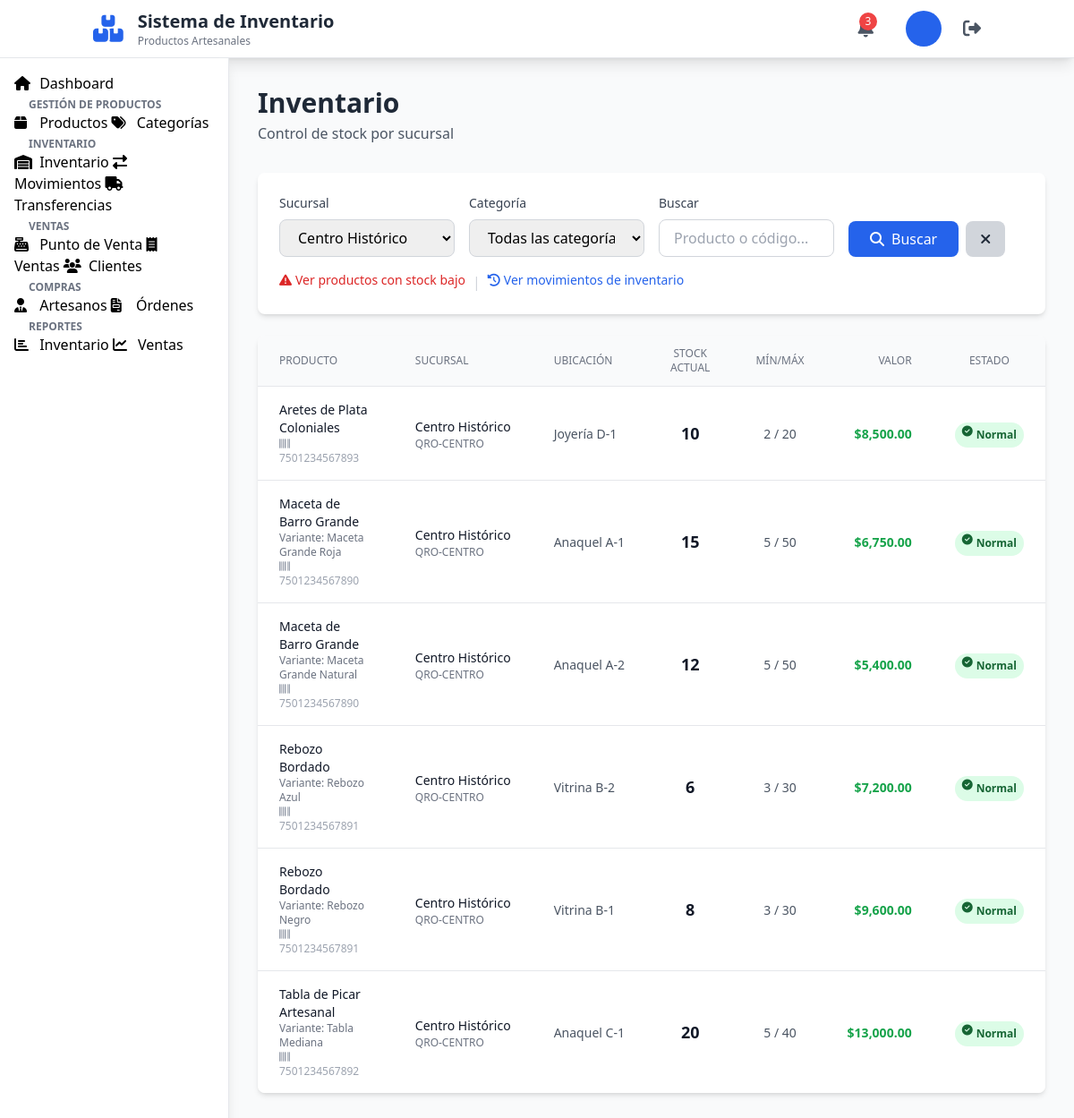
Screenshot of /inventory (signed in) with the database file from the repository.
### tables this page shows
CREATE TABLE IF NOT EXISTS `inventario` (
  `id` INT(11) NOT NULL AUTO_INCREMENT,
  `producto_id` INT(11) NOT NULL,
  `variante_id` INT(11) DEFAULT NULL,
  `sucursal_id` INT(11) NOT NULL,
  `cantidad_actual` INT(11) NOT NULL DEFAULT 0,
  `cantidad_minima` INT(11) NOT NULL DEFAULT 5,
  `cantidad_maxima` INT(11) NOT NULL DEFAULT 100,
  `ubicacion_fisica` VARCHAR(100),
  `numero_pieza_unica` VARCHAR(50),
  `fecha_actualizacion` TIMESTAMP NOT NULL DEFAULT CURRENT_TIMESTAMP ON UPDATE CURRENT_TIMESTAMP,
  PRIMARY KEY (`id`),
  UNIQUE KEY `inventario_unico` (`producto_id`, `sucursal_id`, `variante_id`),
  KEY `sucursal_id` (`sucursal_id`),
  KEY `variante_id` (`variante_id`),
  CONSTRAINT `fk_inventario_producto` FOREIGN KEY (`producto_id`) REFERENCES `productos` (`id`),
  CONSTRAINT `fk_inventario_sucursal` FOREIGN KEY (`sucursal_id`) REFERENCES `sucursales` (`id`),
  CONSTRAINT `fk_inventario_variante` FOREIGN KEY (`variante_id`) REFERENCES `producto_variantes` (`id`)
);

CREATE TABLE IF NOT EXISTS `productos` (
  `id` INT(11) NOT NULL AUTO_INCREMENT,
  `codigo_barras` VARCHAR(50),
  `nombre` VARCHAR(200) NOT NULL,
  `descripcion` TEXT,
  `categoria_id` INT(11) NOT NULL,
  `artesano_id` INT(11) DEFAULT NULL,
  `materiales` TEXT,
  `tecnica_elaboracion` TEXT,
  `tiempo_produccion_dias` INT(11) DEFAULT NULL,
  `region_origen` VARCHAR(100),
  `dimensiones` VARCHAR(100),
  `peso_kg` DECIMAL(10,3),
  `instrucciones_cuidado` TEXT,
  `precio_compra` DECIMAL(10,2) DEFAULT 0.00,
  `precio_venta` DECIMAL(10,2) NOT NULL,
  `es_edicion_limitada` TINYINT(1) DEFAULT 0,
  `total_piezas_edicion` INT(11) DEFAULT NULL,
  `requiere_certificado` TINYINT(1) DEFAULT 0,
  `activo` TINYINT(1) NOT NULL DEFAULT 1,
  `fecha_creacion` TIMESTAMP NOT NULL DEFAULT CURRENT_TIMESTAMP,
  PRIMARY KEY (`id`),
  UNIQUE KEY `codigo_barras` (`codigo_barras`),
  KEY `categoria_id` (`categoria_id`),
  KEY `artesano_id` (`artesano_id`),
  KEY `nombre` (`nombre`),
  CONSTRAINT `fk_productos_categoria` FOREIGN KEY (`categoria_id`) REFERENCES `categorias` (`id`),
  CONSTRAINT `fk_productos_artesano` FOREIGN KEY (`artesano_id`) REFERENCES `artesanos` (`id`)
);

CREATE TABLE IF NOT EXISTS `sucursales` (
  `id` INT(11) NOT NULL AUTO_INCREMENT,
  `nombre` VARCHAR(100) NOT NULL,
  `codigo` VARCHAR(20) NOT NULL,
  `direccion` TEXT NOT NULL,
  `ciudad` VARCHAR(100) NOT NULL,
  `estado` VARCHAR(100) NOT NULL,
  `codigo_postal` VARCHAR(10) NOT NULL,
  `telefono` VARCHAR(20),
  `email` VARCHAR(100),
  `responsable_id` INT(11) DEFAULT NULL,
  `horario_apertura` TIME DEFAULT NULL,
  `horario_cierre` TIME DEFAULT NULL,
  `capacidad_m2` DECIMAL(10,2) DEFAULT NULL,
  `capacidad_productos` INT(11) DEFAULT NULL,
  `activo` TINYINT(1) NOT NULL DEFAULT 1,
  `fecha_creacion` TIMESTAMP NOT NULL DEFAULT CURRENT_TIMESTAMP,
  PRIMARY KEY (`id`),
  UNIQUE KEY `codigo` (`codigo`),
  KEY `responsable_id` (`responsable_id`),
  KEY `estado` (`estado`)
);

CREATE TABLE IF NOT EXISTS `producto_variantes` (
  `id` INT(11) NOT NULL AUTO_INCREMENT,
  `producto_id` INT(11) NOT NULL,
  `nombre` VARCHAR(100) NOT NULL,
  `color` VARCHAR(50),
  `tamano` VARCHAR(50),
  `diseno` VARCHAR(100),
  `codigo_variante` VARCHAR(50),
  `precio_adicional` DECIMAL(10,2) DEFAULT 0.00,
  `activo` TINYINT(1) NOT NULL DEFAULT 1,
  `fecha_creacion` TIMESTAMP NOT NULL DEFAULT CURRENT_TIMESTAMP,
  PRIMARY KEY (`id`),
  KEY `producto_id` (`producto_id`),
  CONSTRAINT `fk_variantes_producto` FOREIGN KEY (`producto_id`) REFERENCES `productos` (`id`) ON DELETE CASCADE
);

### app/views/inventory/index.php (the view, shortened to what the rows shown need)
<?php require_once BASE_PATH . '/app/views/layouts/header.php'; ?>
<?php require_once BASE_PATH . '/app/views/layouts/navbar.php'; ?>
<div class="flex">
    <main class="flex-1 p-8">
        <div class="mb-8">
            <h1 class="text-3xl font-bold text-gray-800">Inventario</h1>
        </div>
        <div class="bg-white rounded-lg shadow-md overflow-hidden">
            <?php if (empty($inventory)): ?>
                <div class="p-8 text-center text-gray-500">
                    <i class="fas fa-box-open text-6xl mb-4 text-gray-300"></i>
                    <p class="text-xl">No se encontró inventario con los filtros seleccionados</p>
                </div>
            <?php else: ?>
                <div class="overflow-x-auto">
                    <table class="min-w-full divide-y divide-gray-200">
                        <thead class="bg-gray-50">
                            <tr>
                                <th class="px-6 py-3 text-left text-xs font-medium text-gray-500 uppercase">Producto</th>
                                <th class="px-6 py-3 text-left text-xs font-medium text-gray-500 uppercase">Sucursal</th>
                                <th class="px-6 py-3 text-left text-xs font-medium text-gray-500 uppercase">Ubicación</th>
                                <th class="px-6 py-3 text-center text-xs font-medium text-gray-500 uppercase">Stock Actual</th>
                                <th class="px-6 py-3 text-center text-xs font-medium text-gray-500 uppercase">Mín/Máx</th>
                                <th class="px-6 py-3 text-right text-xs font-medium text-gray-500 uppercase">Valor</th>
                                <th class="px-6 py-3 text-center text-xs font-medium text-gray-500 uppercase">Estado</th>
                            </tr>
                        </thead>
                        <tbody class="bg-white divide-y divide-gray-200">
                            <?php foreach ($inventory as $item): ?>
                                <tr class="hover:bg-gray-50">
                                    <td class="px-6 py-4">
                                        <div>
                                            <p class="text-sm font-medium text-gray-900"><?php echo htmlspecialchars($item['producto_nombre']); ?></p>
                                            <?php if ($item['variante_nombre']): ?>
                                                <p class="text-xs text-gray-500">Variante: <?php echo htmlspecialchars($item['variante_nombre']); ?></p>
                                            <?php endif; ?>
                                            <p class="text-xs text-gray-400">
                                                <i class="fas fa-barcode mr-1"></i><?php echo htmlspecialchars($item['codigo_barras'] ?? 'N/A'); ?>
                                            </p>
                                        </div>
                                    </td>
                                    <td class="px-6 py-4 whitespace-nowrap">
                                        <span class="text-sm text-gray-900"><?php echo htmlspecialchars($item['sucursal_nombre']); ?></span>
                                        <p class="text-xs text-gray-500"><?php echo htmlspecialchars($item['sucursal_codigo']); ?></p>
                                    </td>
                                    <td class="px-6 py-4 whitespace-nowrap">
                                        <span class="text-sm text-gray-600">
                                            <?php echo htmlspecialchars($item['ubicacion_fisica'] ?? 'No definida'); ?>
                                        </span>
                                    </td>
                                    <td class="px-6 py-4 whitespace-nowrap text-center">
                                        <span class="text-lg font-bold text-gray-900"><?php echo $item['cantidad_actual']; ?></span>
                                    </td>
                                    <td class="px-6 py-4 whitespace-nowrap text-center">
                                        <span class="text-sm text-gray-600">
                                            <?php echo $item['cantidad_minima']; ?> / <?php echo $item['cantidad_maxima']; ?>
                                        </span>
                                    </td>
                                    <td class="px-6 py-4 whitespace-nowrap text-right">
                                        <span class="text-sm font-semibold text-green-600">
                                            $<?php echo number_format($item['cantidad_actual'] * $item['precio_venta'], 2); ?>
                                        </span>
                                    </td>
                                    <td class="px-6 py-4 whitespace-nowrap text-center">
                                        <?php if ($item['cantidad_actual'] <= 0): ?>
                                            <span class="px-2 py-1 inline-flex text-xs leading-5 font-semibold rounded-full bg-red-100 text-red-800">
                                                <i class="fas fa-times-circle mr-1"></i>Agotado
                                            </span>
                                        <?php elseif ($item['cantidad_actual'] <= $item['cantidad_minima']): ?>
                                            <span class="px-2 py-1 inline-flex text-xs leading-5 font-semibold rounded-full bg-yellow-100 text-yellow-800">
                                                <i class="fas fa-exclamation-triangle mr-1"></i>Bajo
                                            </span>
                                        <?php elseif ($item['cantidad_actual'] >= $item['cantidad_maxima']): ?>
                                            <span class="px-2 py-1 inline-flex text-xs leading-5 font-semibold rounded-full bg-purple-100 text-purple-800">
                                                <i class="fas fa-arrow-up mr-1"></i>Exceso
                                            </span>
                                        <?php else: ?>
                                            <span class="px-2 py-1 inline-flex text-xs leading-5 font-semibold rounded-full bg-green-100 text-green-800">
                                                <i class="fas fa-check-circle mr-1"></i>Normal
                                            </span>
                                        <?php endif; ?>
                                    </td>
                                </tr>
                            <?php endforeach; ?>
                        </tbody>
                    </table>
                </div>
            <?php endif; ?>
        </div>
    </main>
</div>
<?php require_once BASE_PATH . '/app/views/layouts/footer.php'; ?>

### rows the page displays
inventario: producto.nombre "Aretes de Plata Coloniales", producto.codigo_barras "7501234567893", sucursal.nombre "Centro Histórico", sucursal.codigo "QRO-CENTRO", ubicacion_fisica "Joyería D-1", cantidad_actual "10", cantidad_minima "2", cantidad_maxima "20", $item['cantidad_actual']*$item['precio_venta'] "8,500.00", shows "Normal"
inventario: producto.nombre "Maceta de Barro Grande", variante.nombre "Maceta Grande Roja", producto.codigo_barras "7501234567890", sucursal.nombre "Centro Histórico", sucursal.codigo "QRO-CENTRO", ubicacion_fisica "Anaquel A-1", cantidad_actual "15", cantidad_minima "5", cantidad_maxima "50", $item['cantidad_actual']*$item['precio_venta'] "6,750.00", shows "Normal"
inventario: producto.nombre "Maceta de Barro Grande", variante.nombre "Maceta Grande Natural", producto.codigo_barras "7501234567890", sucursal.nombre "Centro Histórico", sucursal.codigo "QRO-CENTRO", ubicacion_fisica "Anaquel A-2", cantidad_actual "12", cantidad_minima "5", cantidad_maxima "50", $item['cantidad_actual']*$item['precio_venta'] "5,400.00", shows "Normal"
inventario: producto.nombre "Rebozo Bordado", variante.nombre "Rebozo Azul", producto.codigo_barras "7501234567891", sucursal.nombre "Centro Histórico", sucursal.codigo "QRO-CENTRO", ubicacion_fisica "Vitrina B-2", cantidad_actual "6", cantidad_minima "3", cantidad_maxima "30", $item['cantidad_actual']*$item['precio_venta'] "7,200.00", shows "Normal"
inventario: producto.nombre "Rebozo Bordado", variante.nombre "Rebozo Negro", producto.codigo_barras "7501234567891", sucursal.nombre "Centro Histórico", sucursal.codigo "QRO-CENTRO", ubicacion_fisica "Vitrina B-1", cantidad_actual "8", cantidad_minima "3", cantidad_maxima "30", $item['cantidad_actual']*$item['precio_venta'] "9,600.00", shows "Normal"
inventario: producto.nombre "Tabla de Picar Artesanal", variante.nombre "Tabla Mediana", producto.codigo_barras "7501234567892", sucursal.nombre "Centro Histórico", sucursal.codigo "QRO-CENTRO", ubicacion_fisica "Anaquel C-1", cantidad_actual "20", cantidad_minima "5", cantidad_maxima "40", $item['cantidad_actual']*$item['precio_venta'] "13,000.00", shows "Normal"

### other values shown
form field sucursal "Centro Histórico"
